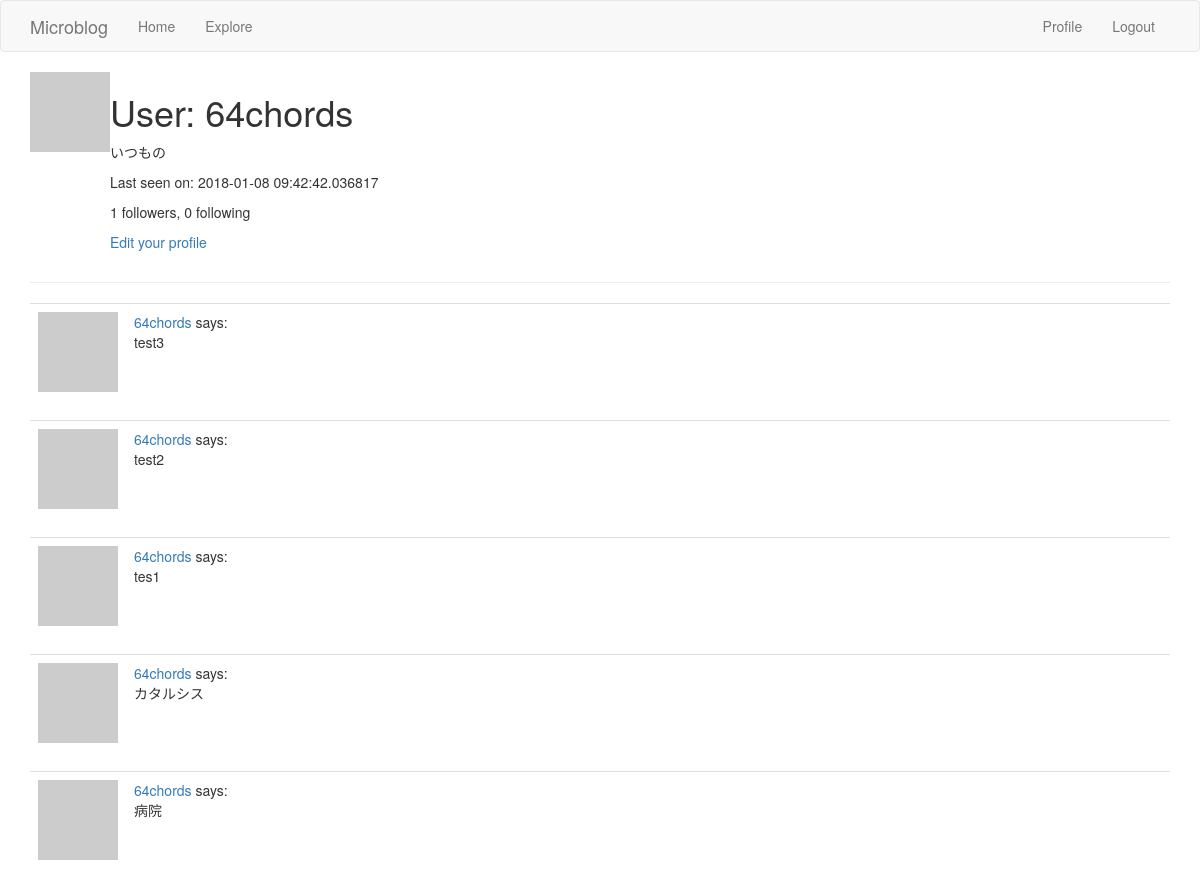
Before: /user/64chords (signed in, upper part) with the older database file.
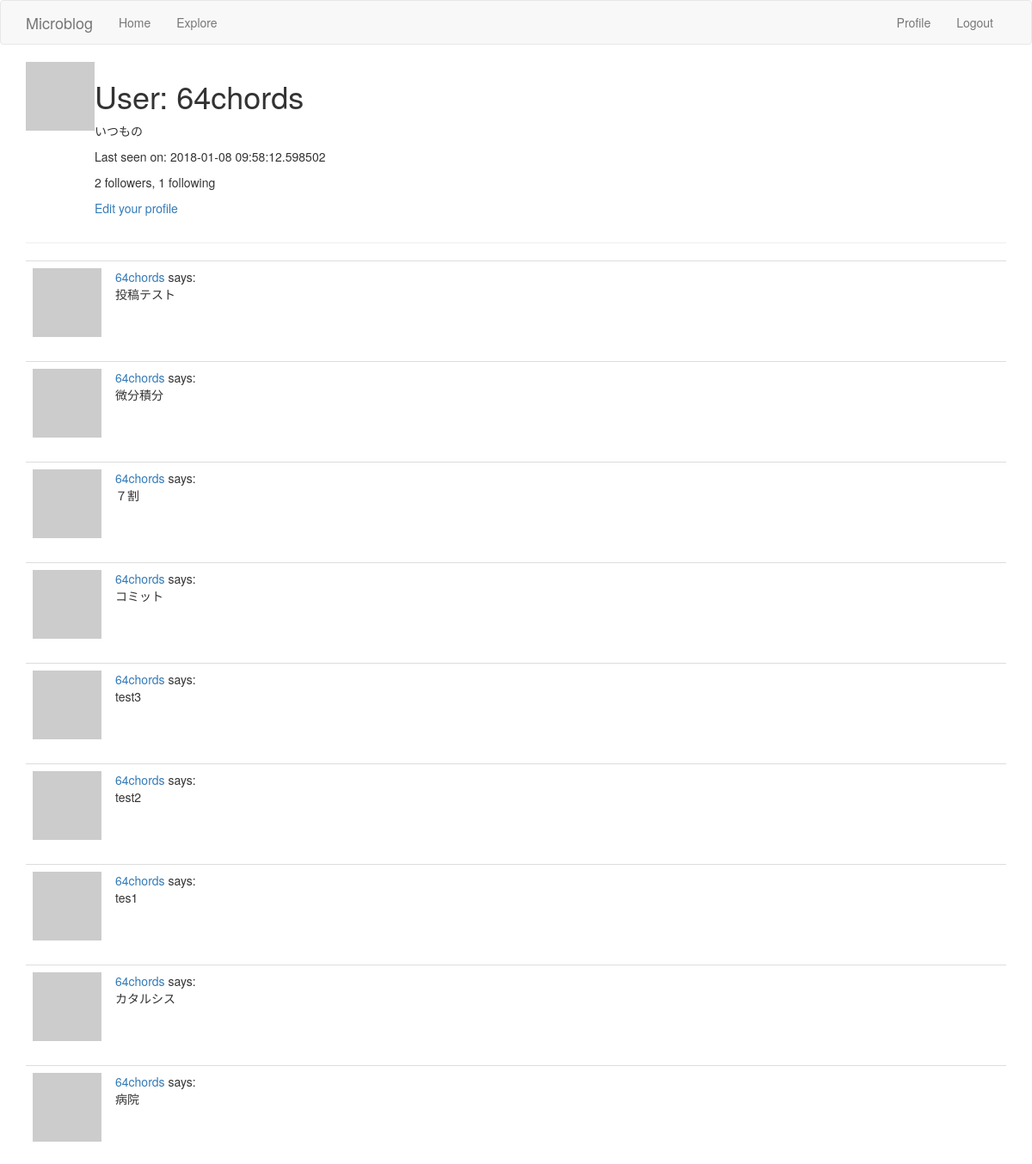
After: the same page with the newer database file.
### app/models.py (models this page shows, shortened)
class User(UserMixin,db.Model):
    id = db.Column(db.Integer,primary_key=True)
    username = db.Column(db.String(64),index=True,unique=True)
    email = db.Column(db.String(120),index=True,unique=True)
    password_hash = db.Column(db.String(128))
    about_me = db.Column(db.String(140))
    last_seen = db.Column(db.DateTime,default=datetime.utcnow)
    """
    a db.relationship field is normally defined on the “one” side, and
    is used as a convenient way to get access to the “many”.
    """
    posts = db.relationship("Post",backref="author",lazy="dynamic")
    """
    フォロー・フォロワーの関係を追加
    "User": セルフ参照の関係なので自分自身
    secondary: 関係性を表す関係テーブル
    followers.c.**: cはColumnsを表すプロパティ
    詳細はp.134~135を参照のこと（８．３節）
    """
    followed = db.relationship(
        "User",secondary=followers,
        primaryjoin=(followers.c.follower_id == id),
        secondaryjoin=(followers.c.followed_id == id),
        backref=db.backref("followers",lazy="dynamic"),lazy="dynamic"
    )
    def avatar(self,size):
        digest = md5(self.email.lower().encode('utf-8')).hexdigest()
        return "https://www.gravatar.com/avatar/{}?d=identicon&s={}".\
            format(digest,size)

class Post(db.Model):
    id = db.Column(db.Integer,primary_key=True)
    body = db.Column(db.String(140))
    timestamp = db.Column(db.DateTime,index=True,default=datetime.utcnow)
    user_id = db.Column(db.Integer,db.ForeignKey('user.id'))

### app/routes.py (the view)
@app.route('/user/<username>')
@login_required
def user(username):
    user = User.query.filter_by(username=username).first_or_404()
    page = request.args.get("page",1,type=int)
    posts = user.posts.order_by(Post.timestamp.desc()).paginate(
        page,app.config["POSTS_PER_PAGE"],False)
    next_url = url_for("user",username=username,page=posts.next_num)\
        if posts.has_next else None
    prev_url = url_for("user",username=username,page=posts.prev_num)\
        if posts.has_prev else None
    return render_template("user.html",user=user,posts=posts.items,
        next_url=next_url,prev_url=prev_url)

### app/models.py (called while the page is built)
@login.user_loader
def load_user(id):
    return User.query.get(int(id))

### app/routes.py (called while the page is built)
@app.before_request
def before_request():
    if current_user.is_authenticated:
        current_user.last_seen = datetime.utcnow()
        db.session.commit()

### app/templates/user.html (shortened to what this page needs)
{% extends "base.html" %}
{% block app_content %}
<table>
  <tr valign="top">
    <td><img src="{{ user.avatar(128) }}" alt=""></td>
    <td>
      <h1>User: {{ user.username }}</h1>
      {% if user.about_me %}
      <p>{{ user.about_me }}</p>
      {% endif %}
      {% if user.last_seen %}
      <p>Last seen on: {{ user.last_seen }}</p>
      {% endif %}
      <p>{{ user.followers.count() }} followers, {{ user.followed.count() }} following </p>
      {% if user == current_user %}
      <p><a href="{{ url_for('edit_profile') }}">Edit your profile</a></p>
      {% elif not current_user.is_following(user) %}
      <p><a href="{{ url_for("follow",username=user.username) }}">Follow</a></p>
      {% else %}
      <p><a href="{{ url_for("unfollow",username=user.username) }}">Unfollow</a></p>
      {% endif %}
    </td>
  </tr>
</table>
<hr>
{%for post in posts %}
  {% include '_post.html' %}
{% endfor %}
{% endblock %}

### app/templates/base.html (shortened to what this page needs)
{% extends "bootstrap/base.html" %}
{% block navbar %}
<nav class="navbar navbar-default">
  <div class="container">
    <div class="navbar-header">
      <a class="navbar-brand" href="{{ url_for("index") }}">Microblog</a>
    </div>
    <div class="collapse navbar-collapse" id="bs-example-navbar-collapse-1">
      <ul class="nav navbar-nav">
        <li><a href="{{ url_for("index") }}">Home</a></li>
        <li><a href="{{ url_for("explore") }}">Explore</a></li>
      </ul>
      <ul class="nav navbar-nav navbar-right">
        {% if current_user.is_anonymous %}
        <li><a href="{{ url_for("login") }}">Login</a></li>
        {% else %}
        <li><a href="{{ url_for("user",username=current_user.username) }}">Profile</a></li>
        <li><a href="{{ url_for("logout") }}">Logout</a></li>
        {% endif %}
      </ul>
    </div>
  </div>
</nav>
{% endblock %}
{% block content %}
<div class="container">
  {% block app_content %}{% endblock %}
</div>
{% endblock %}

### app/templates/_post.html
<table class="table table-hover">
  <tr valign="top">
    <td width="70px">
      <a href="{{ url_for("user",username=post.author.username) }}">
        <img src="{{ post.author.avatar(70) }}" alt="">
      </a>
    </td>
    <td>
      <a href="{{ url_for('user',username=post.author.username) }}">
        {{ post.author.username }}
      </a>
      says:
      <br>
      {{ post.body }}
    </td>
  </tr>
</table>

Changed rows visible on the page:
changed User "64chords": last_seen "2018-01-08 09:42:42.036817" → "2018-01-08 09:58:12.598502"
added Post: author.username "64chords", body "投稿テスト"
added Post: author.username "64chords", body "微分積分"
added Post: author.username "64chords", body "７割"
added Post: author.username "64chords", body "コミット"
Other visible differences:
{{ user.followers.count() }}: "1" → "2"
{{ user.followed.count() }}: "0" → "1"
